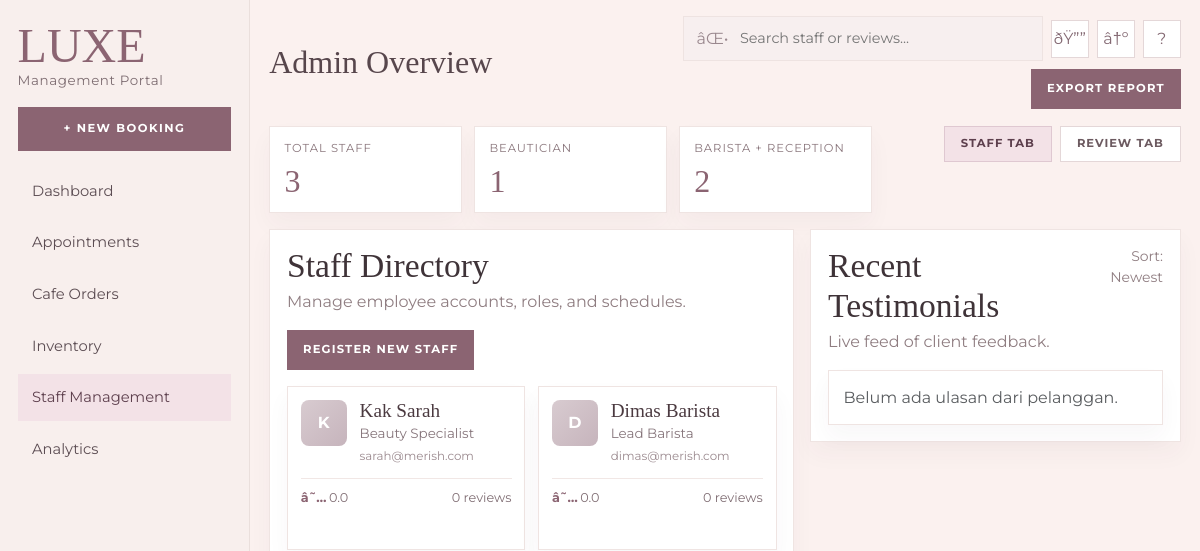
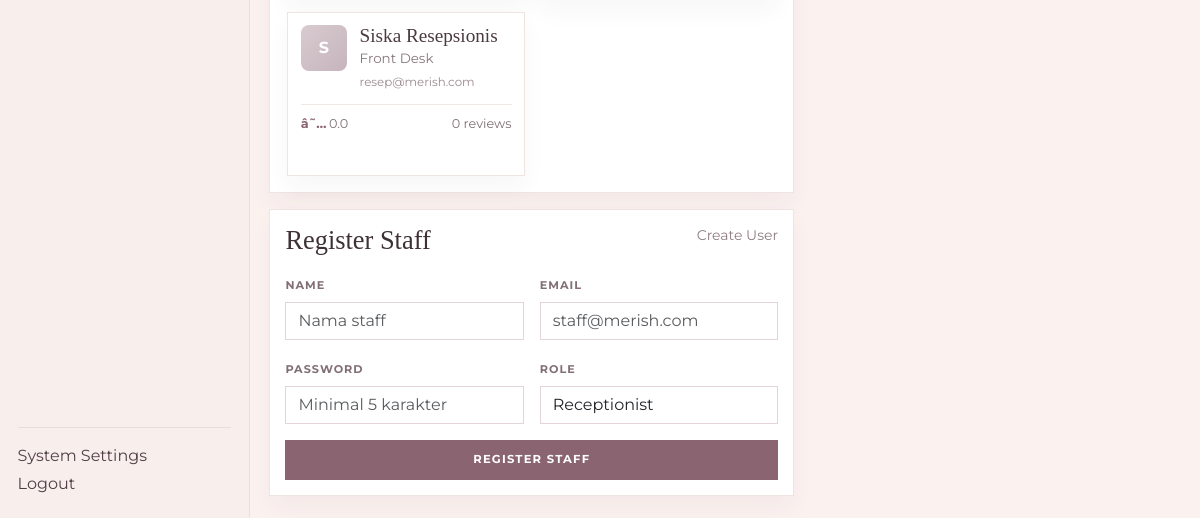
Page /index.php?page=admin&action=manageStaff (signed in) on the earlier database version (2 pictures, top to bottom).
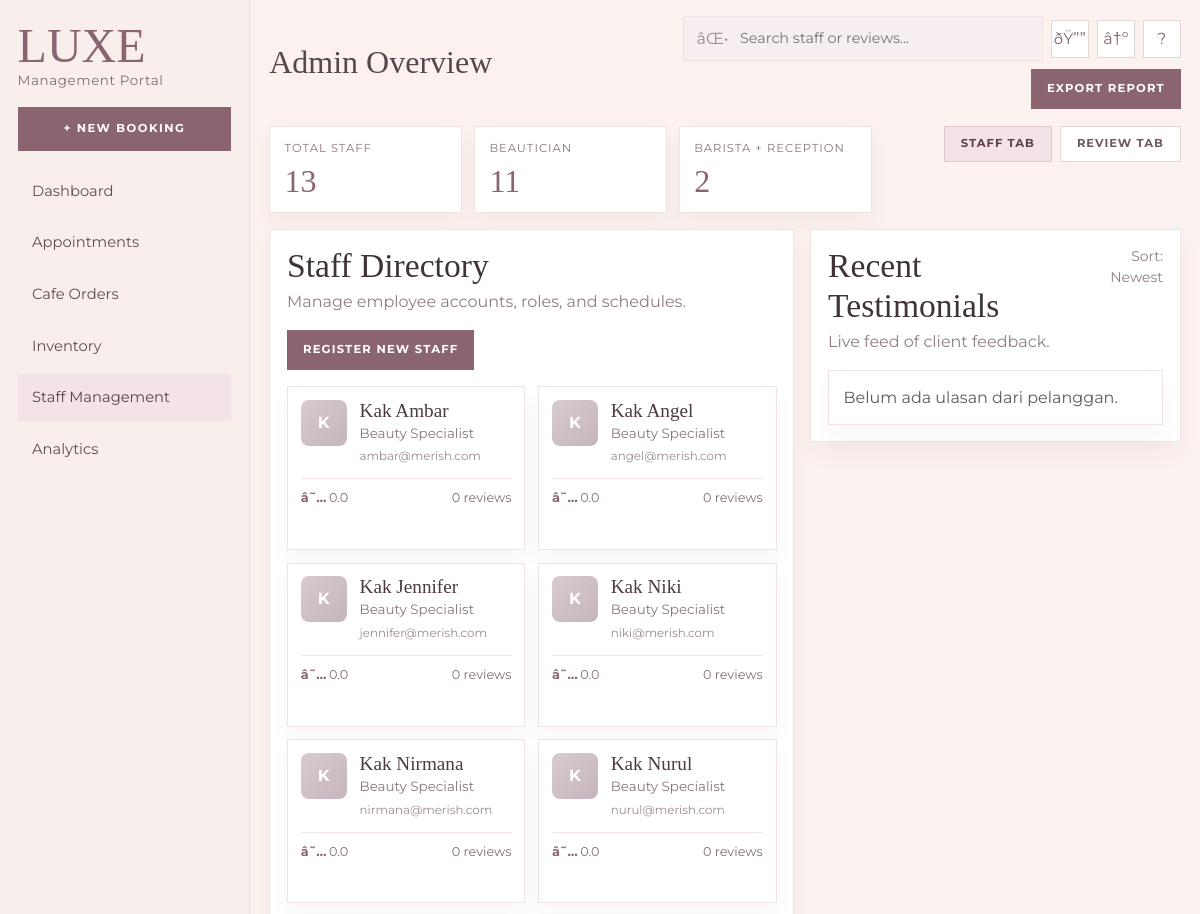
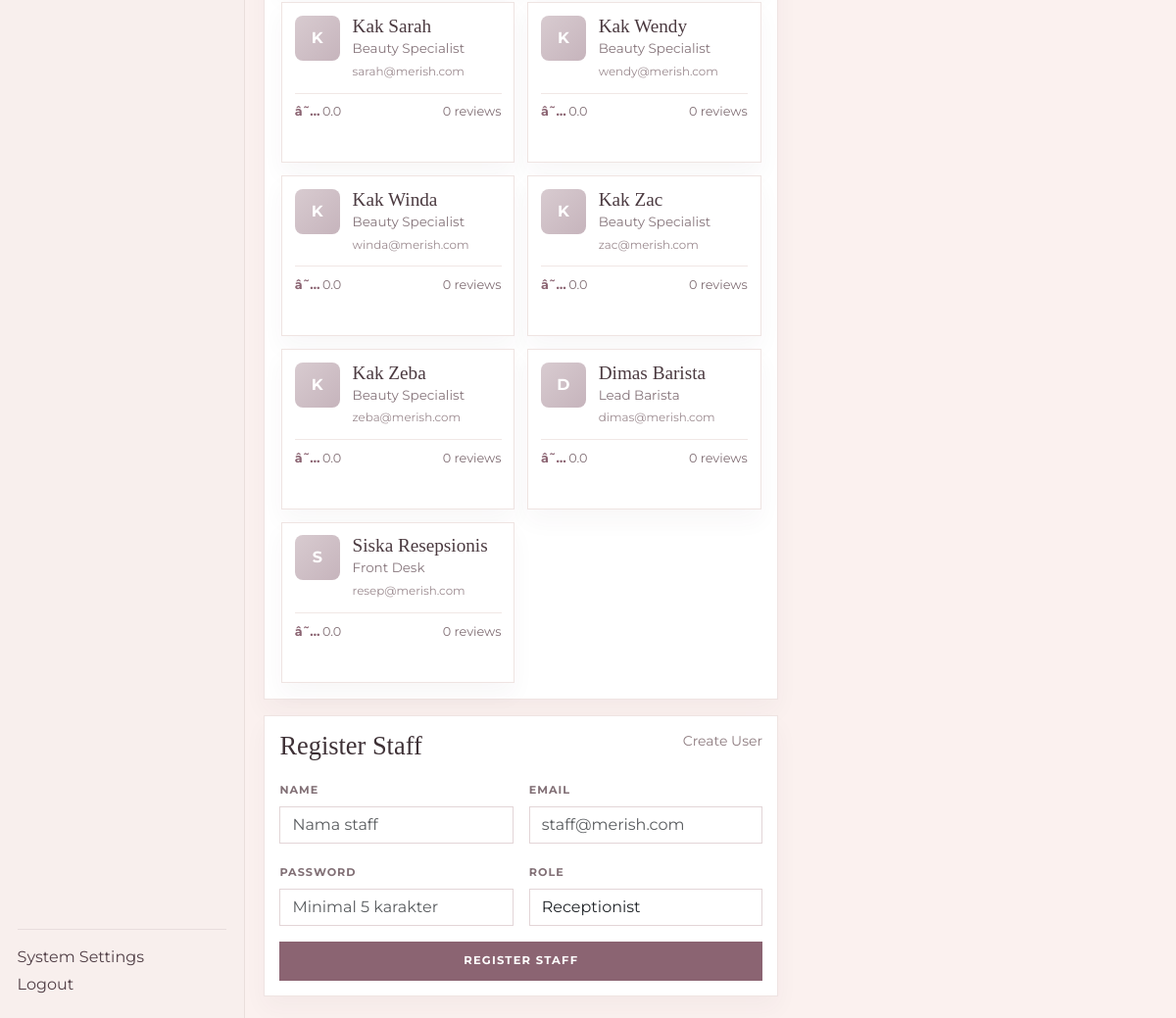
Same page on the later database version (2 pictures, top to bottom).
### tables this page shows
CREATE TABLE users (
    user_id INT AUTO_INCREMENT,
    NAME VARCHAR(100) NOT NULL,
    email VARCHAR(100) NOT NULL UNIQUE,
    PASSWORD VARCHAR(255) NOT NULL,
    ROLE ENUM('Admin', 'Receptionist', 'Barista', 'Beautician', 'Customer') NOT NULL,
    PRIMARY KEY (user_id)
);

### app/Controllers/AdminController.php (called while the page is built, shortened)
<?php
class AdminController
{
    private PDO $db;
    public function __construct()
    {
        $this->db = Database::getConnection();
    }
    public function manageStaff()
    {
        $activeTab = $_GET['tab'] ?? 'staff';
        $staffStmt = $this->db->query(
            "SELECT u.user_id,
                    u.NAME,
                    u.email,
                    u.ROLE,
                    COALESCE(AVG(rv.rating), 0) AS avg_rating,
                    COUNT(DISTINCT rv.review_id) AS total_reviews
             FROM users u
             LEFT JOIN reservation_details rd_staff ON rd_staff.beautician_id = u.user_id
             LEFT JOIN reviews rv ON rv.res_id = rd_staff.res_id
             WHERE u.ROLE IN ('Receptionist', 'Barista', 'Beautician')
             GROUP BY u.user_id, u.NAME, u.email, u.ROLE
             ORDER BY FIELD(u.ROLE, 'Beautician', 'Barista', 'Receptionist'), u.NAME ASC"
        );
        $staff = $staffStmt->fetchAll();
        $staffCountByRoleStmt = $this->db->query(
            "SELECT ROLE, COUNT(*) AS total
             FROM users
             WHERE ROLE IN ('Receptionist', 'Barista', 'Beautician')
             GROUP BY ROLE"
        );
        $roleRows = $staffCountByRoleStmt->fetchAll();
        $roleSummary = [
            'Receptionist' => 0,
            'Barista' => 0,
            'Beautician' => 0,
        ];
        foreach ($roleRows as $row) {
            $role = (string) ($row['ROLE'] ?? '');
            if (array_key_exists($role, $roleSummary)) {
                $roleSummary[$role] = (int) ($row['total'] ?? 0);
            }
        }
        $totalStaff = (int) array_sum($roleSummary);
        require __DIR__ . '/../Views/Admin/manage_staff.php';
    }
}

### app/Core/Database.php (called while the page is built, shortened)
<?php
class Database
{
    private static ?PDO $connection = null;
    public static function getConnection(): PDO
    {
        if (self::$connection !== null) {
            return self::$connection;
        }
        $host = 'localhost';
        $dbName = 'db_merish_salon';
        $user = 'root';
        $pass = '';
        $ports = [3306, 3307];
        foreach ($ports as $port) {
            $dsn = "mysql:host={$host};port={$port};dbname={$dbName};charset=utf8mb4";
            try {
                self::$connection = new PDO($dsn, $user, $pass, [
                    PDO::ATTR_ERRMODE => PDO::ERRMODE_EXCEPTION,
                    PDO::ATTR_DEFAULT_FETCH_MODE => PDO::FETCH_ASSOC,
                    PDO::ATTR_EMULATE_PREPARES => false,
                ]);
                return self::$connection;
            } catch (PDOException $e) {
                $lastException = $e;
            }
        }
        $portsTried = implode(', ', $ports);
        $err = 'Koneksi database gagal (mencoba port: ' . $portsTried . ')';
        die($err);
        return self::$connection;
    }
}

### app/Views/Admin/manage_staff.php (the view, shortened to what the changed rows need)
<?php
$staff = $staff ?? [];
$reviews = $reviews ?? [];
$roleSummary = $roleSummary ?? ['Receptionist' => 0, 'Barista' => 0, 'Beautician' => 0];
$totalStaff = $totalStaff ?? count($staff);
$activeTab = $activeTab ?? 'staff';
$escape = static fn ($value): string => htmlspecialchars((string) $value, ENT_QUOTES, 'UTF-8');
$formatRating = static fn ($value): string => number_format((float) $value, 1);
$roleLabel = static function (string $role): string {
    return match ($role) {
        'Beautician' => 'Beauty Specialist',
        'Barista' => 'Lead Barista',
        default => 'Front Desk',
    };
};
?>
<!DOCTYPE html>
<html lang="id">
<head>
    <link href="https://cdn.jsdelivr.net/npm/bootstrap@5.3.3/dist/css/bootstrap.min.css" rel="stylesheet">
</head>
<body>
    <div class="shell">
        <aside class="sidebar">
            <div>
                <a class="brand" href="index.php?page=admin">LUXE</a>
                <div class="brand-sub">Management Portal</div>
            </div>
            <a class="new-booking" href="index.php?page=admin&action=manageReservations">+ New Booking</a>
            <nav class="nav flex-column side-nav gap-1">
                <a class="nav-link" href="index.php?page=admin">Dashboard</a>
                <a class="nav-link" href="index.php?page=admin&action=manageReservations">Appointments</a>
                <a class="nav-link" href="index.php?page=admin&action=manageCafeOrders">Cafe Orders</a>
                <a class="nav-link" href="index.php?page=admin&action=manageMenus">Inventory</a>
                <a class="nav-link active" href="index.php?page=admin&action=manageStaff">Staff Management</a>
                <a class="nav-link" href="index.php?page=admin&action=reports">Analytics</a>
            </nav>
            <div class="sidebar-footer d-grid gap-1">
                <a class="nav-link" href="index.php?page=admin&action=settings">System Settings</a>
                <a class="nav-link" href="<?= LOGOUT_URL ?>">Logout</a>
            </div>
        </aside>
        <main class="main">
            <div class="topbar">
                <h1 class="top-title">Admin Overview</h1>
                <div class="d-flex align-items-center gap-2 flex-wrap justify-content-end">
                    <div class="search-box rounded-0">
                        <span>âŒ•</span>
                        <input type="text" placeholder="Search staff or reviews...">
                    </div>
                    <button class="icon-btn" type="button">ðŸ””</button>
                    <button class="icon-btn" type="button">â†º</button>
                    <button class="icon-btn" type="button">?</button>
                    <a class="action-btn" href="index.php?page=admin&action=reports">Export Report</a>
                </div>
            </div>
            <div class="row g-3 mb-3">
                <div class="col-12 col-lg-8">
                    <div class="summary-row">
                        <div class="summary-card">
                            <div class="summary-label">Total Staff</div>
                            <div class="summary-value"><?php echo number_format($totalStaff); ?></div>
                        </div>
                        <div class="summary-card">
                            <div class="summary-label">Beautician</div>
                            <div class="summary-value"><?php echo number_format((int) ($roleSummary['Beautician'] ?? 0)); ?></div>
                        </div>
                        <div class="summary-card">
                            <div class="summary-label">Barista + Reception</div>
                            <div class="summary-value"><?php echo number_format((int) (($roleSummary['Barista'] ?? 0) + ($roleSummary['Receptionist'] ?? 0))); ?></div>
                        </div>
                    </div>
                </div>
                <div class="col-12 col-lg-4">
                    <ul class="nav toolbar-tabs justify-content-lg-end gap-2">
                        <li class="nav-item">
                            <a class="nav-link <?php echo $activeTab === 'staff' ? 'active' : ''; ?>" href="index.php?page=admin&action=manageStaff&tab=staff">Staff Tab</a>
                        </li>
                        <li class="nav-item">
                            <a class="nav-link <?php echo $activeTab === 'review' ? 'active' : ''; ?>" href="index.php?page=admin&action=manageStaff&tab=review">Review Tab</a>
                        </li>
                    </ul>
                </div>
            </div>
            <div class="row g-3 align-items-start">
                <div class="col-12 col-xl-7">
                    <div class="panel mb-3">
                        <div class="d-flex justify-content-between align-items-start gap-3 flex-wrap mb-3">
                            <div>
                                <h2 class="section-title mb-1">Staff Directory</h2>
                                <p class="muted-text mb-0">Manage employee accounts, roles, and schedules.</p>
                            </div>
                            <a href="#register-staff" class="action-btn">Register New Staff</a>
                        </div>
                        <div class="staff-grid">
                            <?php if (empty($staff)): ?>
                                <div class="staff-card d-flex align-items-center justify-content-center text-muted">Belum ada data staff.</div>
                            <?php else: ?>
                                <?php foreach ($staff as $person): ?>
                                    <article class="staff-card">
                                        <div class="staff-head">
                                            <div class="avatar"><?php echo strtoupper(substr((string) ($person['NAME'] ?? 'S'), 0, 1)); ?></div>
                                            <div class="flex-grow-1">
                                                <h3 class="staff-name"><?php echo $escape($person['NAME']); ?></h3>
                                                <p class="staff-role"><?php echo $escape($roleLabel((string) $person['ROLE'])); ?></p>
                                                <div class="staff-email"><?php echo $escape($person['email']); ?></div>
                                            </div>
                                        </div>
                                        <div class="rating-row">
                                            <div><span class="star">â˜…</span><?php echo $formatRating($person['avg_rating']); ?></div>
                                            <div><?php echo number_format((int) $person['total_reviews']); ?> reviews</div>
                                        </div>
                                    </article>
                                <?php endforeach; ?>
                            <?php endif; ?>
                        </div>
                    </div>
                    <div id="register-staff" class="register-card">
                        <div class="d-flex justify-content-between align-items-start gap-2 mb-3">
                            <h3 class="sub-title">Register Staff</h3>
                            <span class="muted-text small">Create User</span>
                        </div>
                        <form action="index.php?page=admin&action=registerStaff" method="post" class="row g-3">
                            <div class="col-12 col-md-6">
                                <label class="form-label">Name</label>
                                <input type="text" name="name" class="form-control" placeholder="Nama staff" required>
                            </div>
                            <div class="col-12 col-md-6">
                                <label class="form-label">Email</label>
                                <input type="email" name="email" class="form-control" placeholder="staff@merish.com" required>
                            </div>
                            <div class="col-12 col-md-6">
                                <label class="form-label">Password</label>
                                <input type="password" name="password" class="form-control" placeholder="Minimal 5 karakter" required>
                            </div>
                            <div class="col-12 col-md-6">
                                <label class="form-label">Role</label>
                                <select name="role" class="form-select" required>
                                    <option value="Receptionist">Receptionist</option>
                                </select>
                            </div>
                            <div class="col-12">
                                <button type="submit" class="action-btn w-100">Register Staff</button>
                            </div>
                        </form>
                    </div>
                </div>
                <div class="col-12 col-xl-5">
                    <div class="panel">
                        <div class="d-flex justify-content-between align-items-start gap-2 mb-3">
                            <div>
                                <h2 class="section-title mb-1">Recent Testimonials</h2>
                                <p class="muted-text mb-0">Live feed of client feedback.</p>
                            </div>
                            <div class="text-end small muted-text">Sort: Newest</div>
                        </div>
                        <div class="review-list">
                            <?php if (empty($reviews)): ?>
                                <div class="review-card text-muted">Belum ada ulasan dari pelanggan.</div>
                            <?php endif; ?>
                        </div>
                    </div>
                </div>
            </div>
        </main>
    </div>
</body>
</html>

Differences in the rows shown:
added users: NAME "K", NAME "Kak Ambar", ROLE "Beauty Specialist", email "ambar@merish.com", avg_rating "0.0", total_reviews "0"
added users: NAME "K", NAME "Kak Angel", ROLE "Beauty Specialist", email "angel@merish.com", avg_rating "0.0", total_reviews "0"
added users: NAME "K", NAME "Kak Jennifer", ROLE "Beauty Specialist", email "jennifer@merish.com", avg_rating "0.0", total_reviews "0"
added users: NAME "K", NAME "Kak Niki", ROLE "Beauty Specialist", email "niki@merish.com", avg_rating "0.0", total_reviews "0"
added users: NAME "K", NAME "Kak Nirmana", ROLE "Beauty Specialist", email "nirmana@merish.com", avg_rating "0.0", total_reviews "0"
added users: NAME "K", NAME "Kak Nurul", ROLE "Beauty Specialist", email "nurul@merish.com", avg_rating "0.0", total_reviews "0"
added users: NAME "K", NAME "Kak Wendy", ROLE "Beauty Specialist", email "wendy@merish.com", avg_rating "0.0", total_reviews "0"
added users: NAME "K", NAME "Kak Winda", ROLE "Beauty Specialist", email "winda@merish.com", avg_rating "0.0", total_reviews "0"
added users: NAME "K", NAME "Kak Zac", ROLE "Beauty Specialist", email "zac@merish.com", avg_rating "0.0", total_reviews "0"
added users: NAME "K", NAME "Kak Zeba", ROLE "Beauty Specialist", email "zeba@merish.com", avg_rating "0.0", total_reviews "0"
Other differences:
$totalStaff: "3" → "13"
$roleSummary['Beautician']: "1" → "11"
